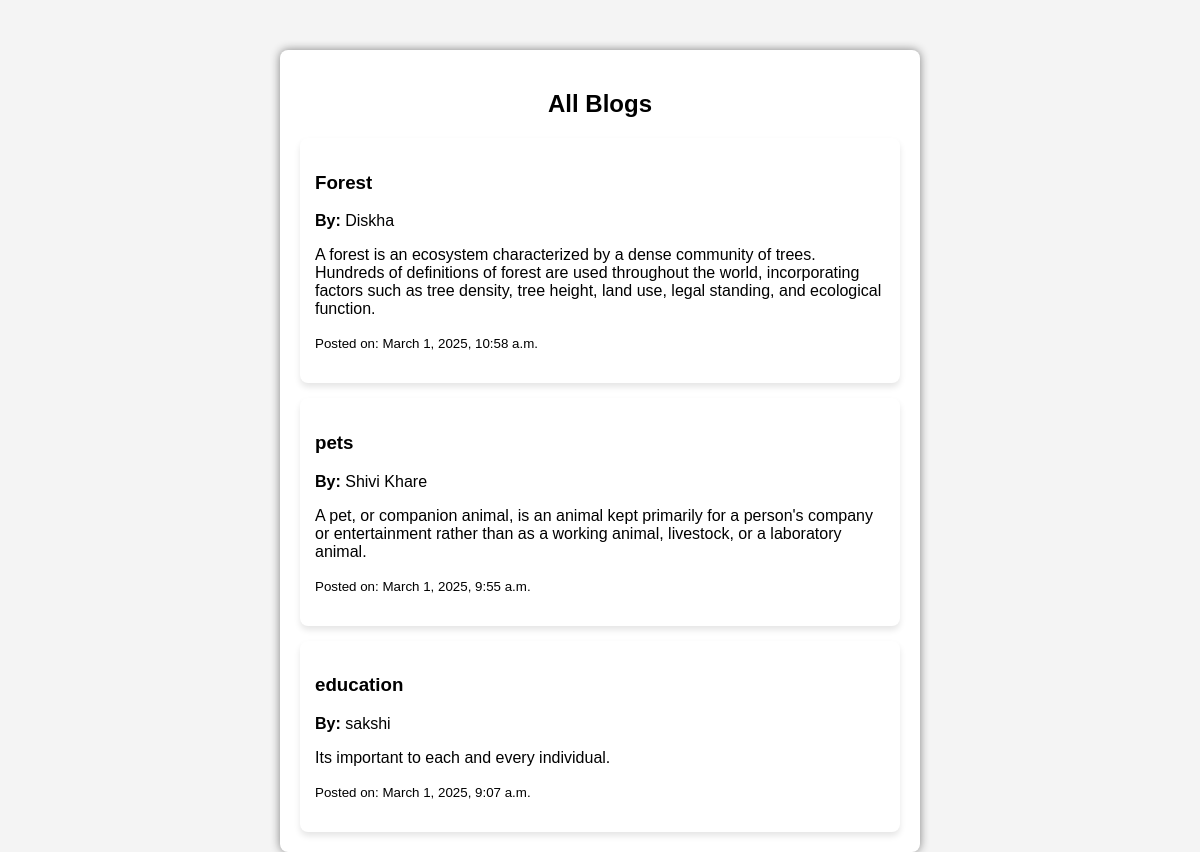
Page /view-blogs/ on the committed database.
### myapp/models.py (models this page shows, shortened)
class Blog(models.Model):
    name = models.CharField(max_length=100)  # Ensure this field exists
    title = models.CharField(max_length=255)
    content = models.TextField()
    created_at = models.DateTimeField(auto_now_add=True)

### myapp/views.py (the view)
# urls.py: path('view-blogs/', views.blog_list, name='blog_list'),  # Page to view all blog
def blog_list(request):
    blogs = Blog.objects.all().order_by('-created_at')
    return render(request, 'blog_list.html', {'blogs': blogs})

### myapp/templates/blog_list.html (shortened to what this page needs)
{% load static %}
<!DOCTYPE html>
<html lang="en">
<head>
    <link rel="stylesheet" type="text/css" href="{% static 'blog.css' %}">
</head>
<body>
    <div class="container">
        <h2>All Blogs</h2>
        {% for blog in blogs %}
            <div class="blog-post">
                <h3>{{ blog.title }}</h3>
                <p><strong>By:</strong> {{ blog.name }}</p>
                <p>{{ blog.content }}</p>
                <p><small>Posted on: {{ blog.created_at }}</small></p>
            </div>
        {% empty %}
            <p>No blogs found.</p>
        {% endfor %}
    </div>
</body>
</html>

### myapp/static/blog.css (style rules this page uses)
body { font-family: Arial, sans-serif; background-color: #f4f4f4; margin: 0; padding: 0; }
.container { width: 50%; margin: auto; background: white; padding: 20px; box-shadow: 0px 0px 10px gray; border-radius: 8px; margin-top: 50px; }
h2 { text-align: center; }
.blog-post { background: #fff; padding: 15px; border-radius: 8px; box-shadow: 0 4px 6px rgba(0,0,0,0.1); margin-top: 15px; }

### rows in the picture
Blog: title "Forest", name "Diskha", content "A forest is an ecosystem characterized by a dense community of trees. Hundreds of definitions of forest are used throughout the world, incorporating factors such as tree density, tree height, land use, legal standing, and ecological function.", created_at "March 1, 2025, 10:58 a.m."
Blog: title "pets", name "Shivi Khare", content "A pet, or companion animal, is an animal kept primarily for a person's company or entertainment rather than as a working animal, livestock, or a laboratory animal.", created_at "March 1, 2025, 9:55 a.m."
Blog: title "education", name "sakshi", content "Its important to each and every individual.", created_at "March 1, 2025, 9:07 a.m."
